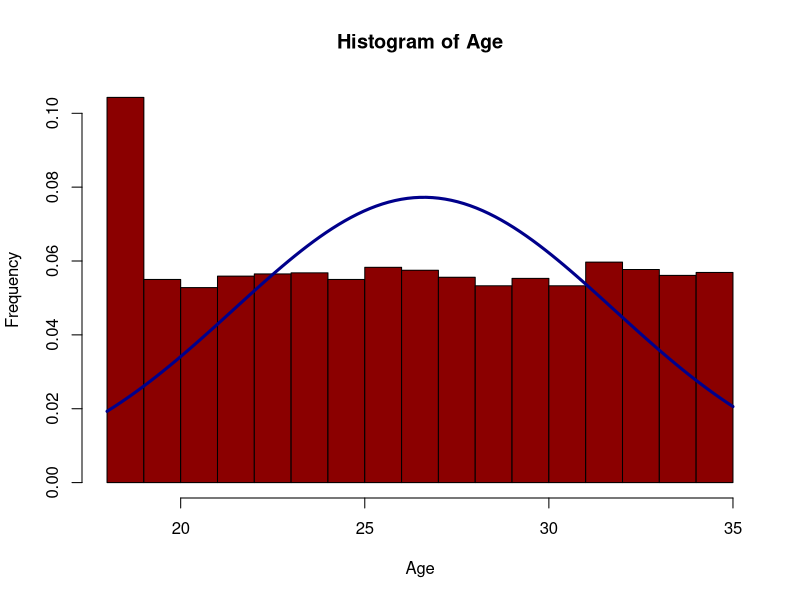
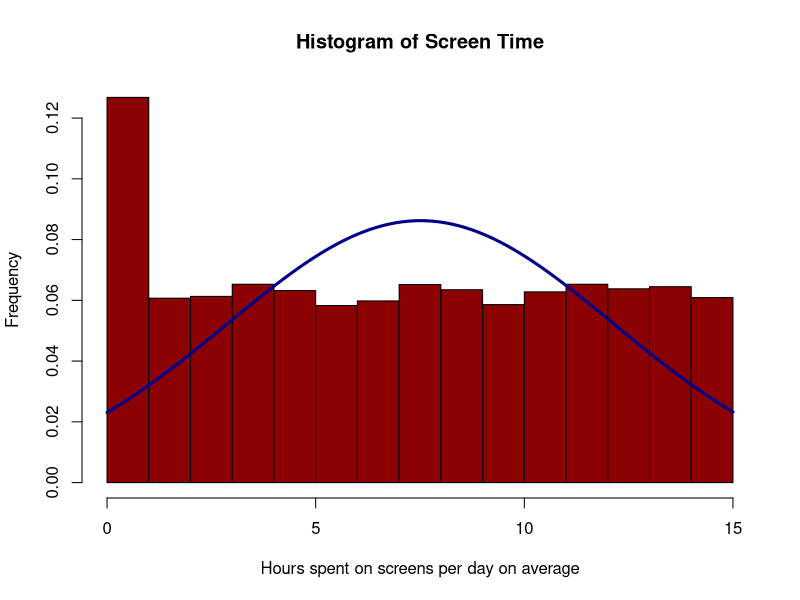
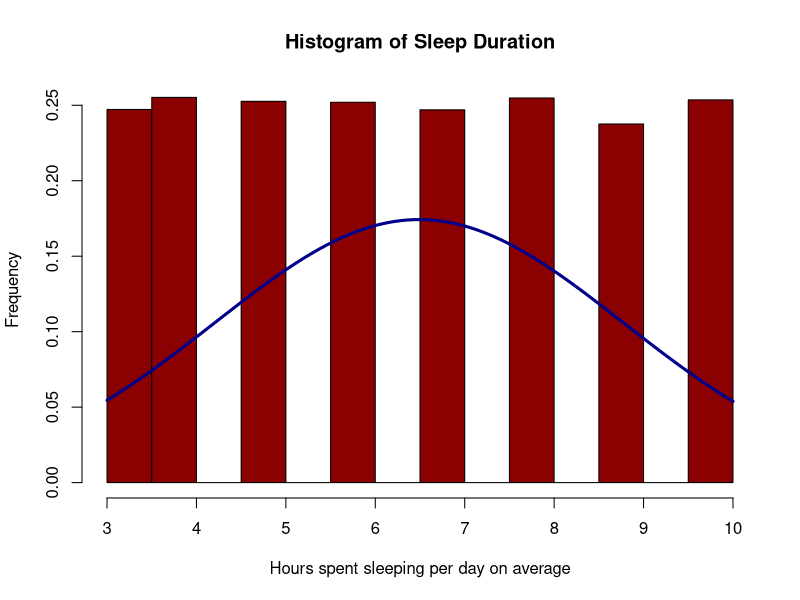
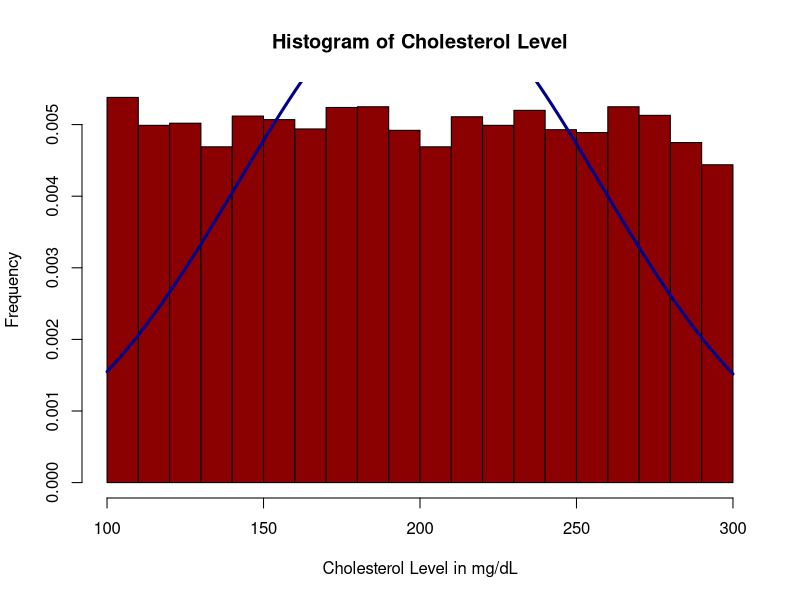
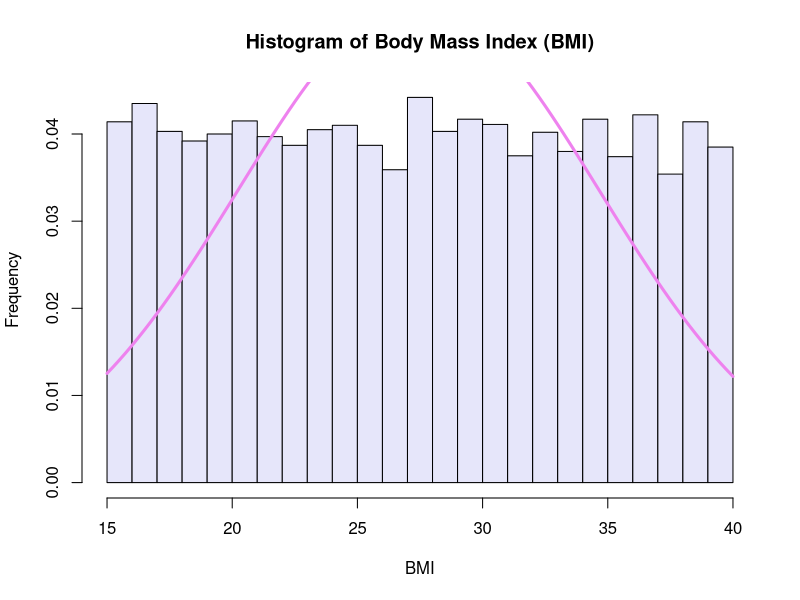
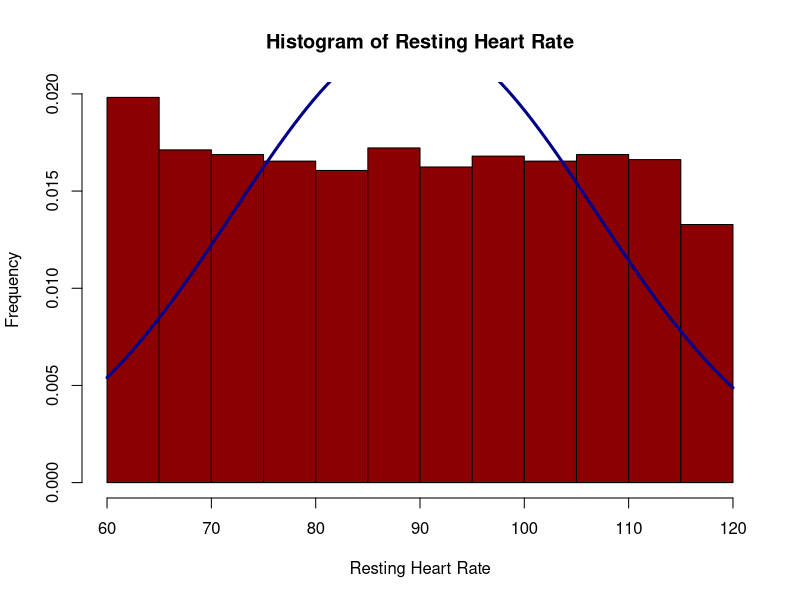
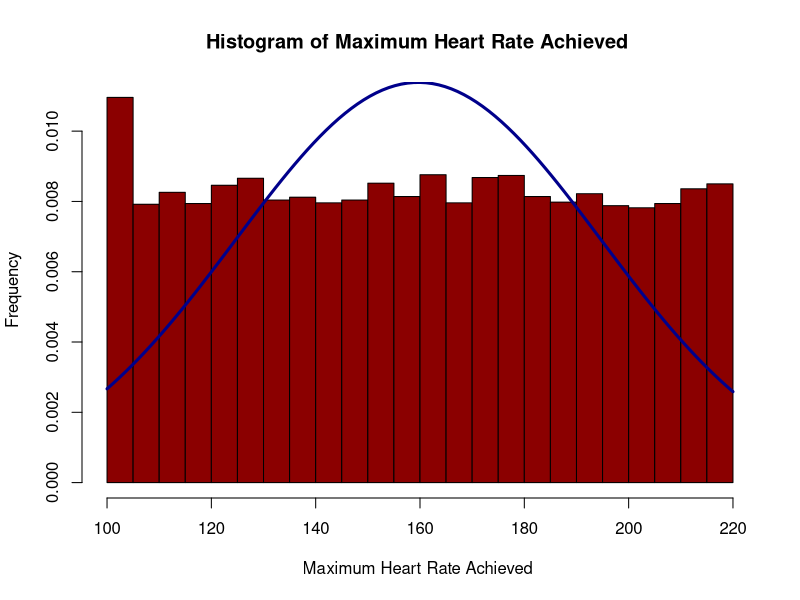
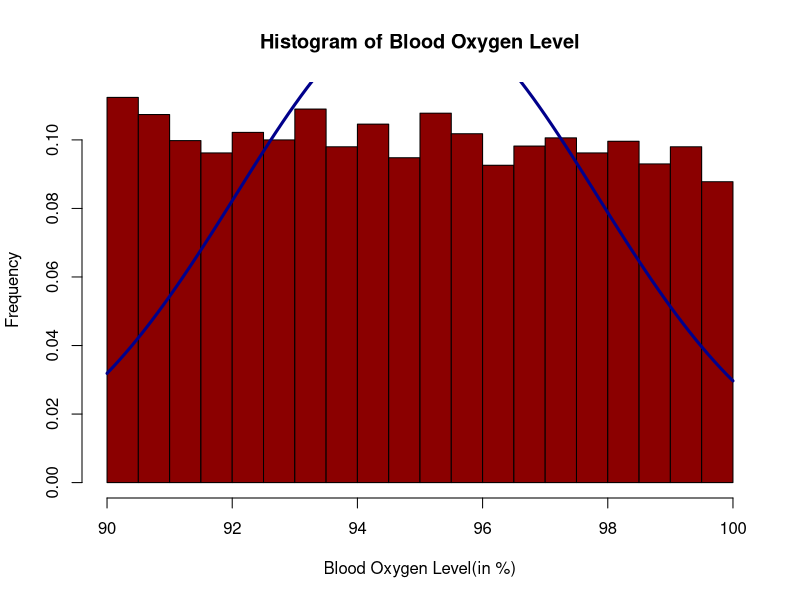

Source code (R) for these figures, in order:
#Import the CSV file in R 
# Run from the repository root (in RStudio: Session > Set Working Directory)
data_set=read.csv("data/data.csv", header=TRUE, sep=";")
attach(data_set)
View(data_set) #to visualize the data
summary(data_set)

#Graphs in 1 variable: Histograms compared to standard normal distribution 
hist(Age, main="Histogram of Age", 
               xlab="Age", ylab="Frequency",
               breaks=20, col="darkred", probability=TRUE)
normal_distribution=curve(dnorm(x, mean(Age), sd=sd(Age)), 
                          col="darkblue", add=TRUE, lwd=3)

hist(Screen, main="Histogram of Screen Time", 
               xlab="Hours spent on screens per day on average", ylab="Frequency",
               breaks=20, col="darkred", probability=TRUE)
normal_distribution=curve(dnorm(x, mean(Screen), sd=sd(Screen)), 
                          col="darkblue", add=TRUE, lwd=3)

hist(Sleep, main="Histogram of Sleep Duration", 
               xlab="Hours spent sleeping per day on average", ylab="Frequency",
               breaks=20, col="darkred", probability=TRUE)
normal_distribution=curve(dnorm(x, mean(Sleep), sd=sd(Sleep)), 
                          col="darkblue", add=TRUE, lwd=3)

hist(Cholesterol, main="Histogram of Cholesterol Level", 
               xlab="Cholesterol Level in mg/dL", ylab="Frequency",
               breaks=20, col="darkred", probability=TRUE)
normal_distribution=curve(dnorm(x, mean(Cholesterol), sd=sd(Cholesterol)), 
                          col="darkblue", add=TRUE, lwd=3)

hist(BMI, main="Histogram of Body Mass Index (BMI)", 
               xlab="BMI", ylab="Frequency",
               breaks=20, col="lavender", probability=TRUE)
normal_distribution=curve(dnorm(x, mean(BMI), sd=sd(BMI)), 
                          col="violet", add=TRUE, lwd=3)

hist(RHR, main="Histogram of Resting Heart Rate", 
               xlab="Resting Heart Rate", ylab="Frequency",
               breaks=20, col="darkred", probability=TRUE)
normal_distribution=curve(dnorm(x, mean(RHR), sd=sd(RHR)), 
                          col="darkblue", add=TRUE, lwd=3)

hist(MHRA, main="Histogram of Maximum Heart Rate Achieved ", 
               xlab="Maximum Heart Rate Achieved ", ylab="Frequency",
               breaks=20, col="darkred", probability=TRUE)
normal_distribution=curve(dnorm(x, mean(MHRA), sd=sd(MHRA)), 
                          col="darkblue", add=TRUE, lwd=3)

hist(BloodOxygen, main="Histogram of Blood Oxygen Level", 
               xlab="Blood Oxygen Level(in %)", ylab="Frequency",
               breaks=20, col="darkred", probability=TRUE)
normal_distribution=curve(dnorm(x, mean(BloodOxygen), sd=sd(BloodOxygen)), 
                          col="darkblue", add=TRUE, lwd=3)

hist(Triglyceride, main="Histogram of Triglyceride", 
               xlab="Triglyceride Level (mg/dL)", ylab="Frequency",
               breaks=20, col="darkred", probability=TRUE)
normal_distribution=curve(dnorm(x, mean(Triglyceride), sd=sd(Triglyceride)), 
                          col="darkblue", add=TRUE, lwd=3)

#Graphs in 1 variable: BarPlots
barplot(table(Smoking),main = "Smoking Status",
        col = "grey",
        ylab = "Frequency")

barplot(table(Alcohol),
        main = "Alcohol Consumption",
        col = "brown",
        ylab = "Frequency")

barplot(table(Diet),
        main = "Diet Type",
        col = "green",
        ylab = "Frequency")

barplot(table(UR),
        main = "Rural vs Urban",
        col = "lavender",
        ylab = "Frequency")

barplot(table(Gender),
        main = "Gender",
        col = "red",
        ylab = "Frequency")

barplot(table(SES),
        main = "Socioeconomic Status",
        col = "gold",
        ylab = "Frequency")

barplot(table(PhysicalA),
        main = "Physical Activity",
        col = "blue",
        ylab = "Frequency")

barplot(table(FamilyHistory),
        main = "Family History",
        col = "purple",
        ylab = "Frequency")

barplot(table(ECG),
        main = "ECG Type",
        col = "lightyellow",
        ylab = "Frequency")

barplot(table(Diabetes),
        main = "Diabetes Status",
        col = "navy",
        ylab = "Frequency")

barplot(table(Stress),
        main = "Stress Level",
        col = "pink",
        ylab = "Frequency")

barplot(table(Hypertension),
        main = "Hypertension Status",
        col = "forestgreen",
        ylab = "Frequency")

barplot(table(ChestPain),
        main = "Chest Pain Type",
        col = "red",
        ylab = "Frequency")

barplot(table(HeartAttack),
        main = "Heart Attack Risk",
        col = "maroon",
        ylab = "Frequency")

HeartAttack2=as.factor(HeartAttack)

#Graphs in 2 variables: Boxplots
boxplot(Age ~ HeartAttack2, data = data_set,
        main = "Age by Heart Attack Outcome",
        xlab = "Heart Attack Outcome",
        ylab = "Age",
        col = c("lightblue", "lightgreen"))

boxplot(Screen ~ HeartAttack2, data = data_set,
        main = "Screen Time by Heart Attack Outcome",
        xlab = "Heart Attack Outcome",
        ylab = "Hours spent on screens per day on average",
        col = c("lightblue", "lightgreen"))

boxplot(Sleep ~ HeartAttack2, data = data_set,
        main = "Sleep Duration by Heart Attack Outcome",
        xlab = "Heart Attack Outcome",
        ylab = "Hours spent sleeping per day on average",
        col = c("lightblue", "lightgreen"))

boxplot(Cholesterol ~ HeartAttack2, data = data_set,
        main = "Cholesterol Level by Heart Attack Outcome",
        xlab = "Heart Attack Outcome",
        ylab = "Cholesterol Level in mg/dL",
        col = c("lightblue", "lightgreen"))

boxplot(BMI ~ HeartAttack2, data = data_set,
        main = "Body Mass Index by Heart Attack Outcome",
        xlab = "BMI",
        ylab = "Cholesterol Level in mg/dL",
        col = c("lightblue", "lightgreen"))

boxplot(RHR ~ HeartAttack2, data = data_set,
        main = "Resting Heart Rate by Heart Attack Outcome",
        xlab = "Resting Heart Rate",
        ylab = "Cholesterol Level in mg/dL",
        col = c("lightblue", "lightgreen"))

boxplot(MHRA ~ HeartAttack2, data = data_set,
        main = "Maximum Heart Rate Achieved by Heart Attack Outcome",
        xlab = "Maximum Heart Rate Achieved ",
        ylab = "Cholesterol Level in mg/dL",
        col = c("lightblue", "lightgreen"))

boxplot(BloodOxygen ~ HeartAttack2, data = data_set,
        main = "Blood Oxygen Levels by Heart Attack Outcome",
        xlab = "Heart Attack Outcome",
        ylab = "Blood Oxygen Levels (in %)",
        col = c("lightblue", "lightgreen"))

boxplot(Triglyceride ~ HeartAttack2, data = data_set,
        main = "Triglyceride Level by Heart Attack Outcome",
        xlab = "Heart Attack Outcome",
        ylab = "Triglyceride Level (mg/dL)",
        col = c("lightblue", "lightgreen"))



#Graphs in 2 variables: Barplots
table1 = table(Gender, HeartAttack)
barplot(table1, beside=TRUE, col=c("pink", "lightblue", "lavender"), 
        legend = rownames(table1), main="Gender vs Heart Attack Likelihood", 
        xlab="Heart Attack Likelihood", ylab="Count")

table2 = table(UR, HeartAttack)
barplot(table2, beside=TRUE, col=c("pink", "lightblue"), 
        legend = rownames(table2), main="UR type vs Heart Attack Likelihood", 
        xlab="Heart Attack Likelihood", ylab="Count")

table3 = table(SES, HeartAttack)
barplot(table3, beside=TRUE, col=c("pink", "lightblue", "lavender"), 
        legend = rownames(table3), main="SES vs Heart Attack Likelihood", 
        xlab="Heart Attack Likelihood", ylab="Count")

table4 = table(Smoking, HeartAttack)
barplot(table4, beside=TRUE, col=c("pink", "lightblue", "lavender"), 
        legend = rownames(table4), main="Smoking Habits vs Heart Attack Likelihood", 
        xlab="Heart Attack Likelihood", ylab="Count")

table5 = table(Alcohol, HeartAttack)
barplot(table5, beside=TRUE, col=c("pink", "lightblue", "lavender"), 
        legend = rownames(table5), main="Alcohol consumption vs Heart Attack Likelihood", 
        xlab="Heart Attack Likelihood", ylab="Count")

table6 = table(Diet, HeartAttack)
barplot(table6, beside=TRUE, col=c("pink", "lightblue", "lavender"), 
        legend = rownames(table6), main="Diet vs Heart Attack Likelihood", 
        xlab="Heart Attack Likelihood", ylab="Count")

table7 = table(PhysicalA, HeartAttack)
barplot(table7, beside=TRUE, col=c("pink", "lightblue", "lavender"), 
        legend = rownames(table7), main="Physical Activity vs Heart Attack Likelihood", 
        xlab="Heart Attack Likelihood", ylab="Count")

table8 = table(FamilyHistory, HeartAttack)
barplot(table8, beside=TRUE, col=c("pink", "lightblue", "lavender"), 
        legend = rownames(table8), main="Family History vs Heart Attack Likelihood", 
        xlab="Heart Attack Likelihood", ylab="Count")

table9 = table(Diabetes, HeartAttack)
barplot(table9, beside=TRUE, col=c("pink", "lightblue"), 
        legend = rownames(table9), main="Diabetes vs Heart Attack Likelihood", 
        xlab="Heart Attack Likelihood", ylab="Count")

table10 = table(Hypertension, HeartAttack)
barplot(table10, beside=TRUE, col=c("pink", "lightblue"), 
        legend = rownames(table10), main="Hypertension vs Heart Attack Likelihood", 
        xlab="Heart Attack Likelihood", ylab="Count")

table11 = table(Stress, HeartAttack)
barplot(table11, beside=TRUE, col=c("pink", "lavender", "lightblue"), 
        legend = rownames(table11), main="Stress level vs Heart Attack Likelihood", 
        xlab="Heart Attack Likelihood", ylab="Count")

table12 = table(ECG, HeartAttack)
barplot(table12, beside=TRUE, col=c("pink", "lightblue"), 
        legend = rownames(table12), main="ECG vs Heart Attack Likelihood", 
        xlab="Heart Attack Likelihood", ylab="Count")

table13 = table(ChestPain, HeartAttack)
barplot(table13, beside=TRUE, col=c("pink", "lightblue", "lavender", "lightgreen"), 
        legend = rownames(table13), main="Chest pain vs Heart Attack Likelihood", 
        xlab="Heart Attack Likelihood", ylab="Count")


#Likelihood Ratio Test
if (!requireNamespace("lmtest", quietly=TRUE)) install.packages("lmtest")
library(lmtest)
reduced_model = glm(HeartAttack2 ~ 1, data=data_set, family=binomial)

model_1 = glm(HeartAttack2 ~ Age, data=data_set, family=binomial)
lrtest(reduced_model, model_1)

model_2 = glm(HeartAttack2 ~ Gender, data=data_set, family=binomial)
lrtest(reduced_model, model_2)

model_3=glm(HeartAttack2 ~ UR, data=data_set, family=binomial)
lrtest(reduced_model, model_3)

model_4=glm(HeartAttack2 ~ SES, data=data_set, family=binomial)
lrtest(reduced_model, model_4)

model_5=glm(HeartAttack2 ~ Smoking, data=data_set, family=binomial)
lrtest(reduced_model, model_5)

model_6=glm(HeartAttack2 ~ Diet, data=data_set, family=binomial)
lrtest(reduced_model, model_6)

model_7=glm(HeartAttack2 ~ PhysicalA, data=data_set, family=binomial)
lrtest(reduced_model, model_7)

model_8=glm(HeartAttack2 ~ Screen, data=data_set, family=binomial)
lrtest(reduced_model, model_8)

model_9=glm(HeartAttack2 ~ Sleep, data=data_set, family=binomial)
lrtest(reduced_model, model_9)

model_10=glm(HeartAttack2 ~ FamilyHistory, data=data_set, family=binomial)
lrtest(reduced_model, model_10)

model_11=glm(HeartAttack2 ~ Diabetes, data=data_set, family=binomial)
lrtest(reduced_model, model_11)

model_12=glm(HeartAttack2 ~ Hypertension, data=data_set, family=binomial)
lrtest(reduced_model, model_12)

model_13=glm(HeartAttack2 ~ Cholesterol, data=data_set, family=binomial)
lrtest(reduced_model, model_13)

model_14=glm(HeartAttack2 ~ BMI, data=data_set, family=binomial)
lrtest(reduced_model, model_14)

model_15=glm(HeartAttack2 ~ Stress, data=data_set, family=binomial)
lrtest(reduced_model, model_15)

model_17=glm(HeartAttack2 ~ RHR, data=data_set, family=binomial)
lrtest(reduced_model, model_17)

model_18=glm(HeartAttack2 ~ ECG, data=data_set, family=binomial)
lrtest(reduced_model, model_18)

model_19=glm(HeartAttack2 ~ ChestPain, data=data_set, family=binomial)
lrtest(reduced_model, model_19)

model_20=glm(HeartAttack2 ~MHRA, data=data_set, family=binomial)
lrtest(reduced_model, model_20)

model_21=glm(HeartAttack2 ~ BloodOxygen, data=data_set, family=binomial)
lrtest(reduced_model, model_21)

model_22=glm(HeartAttack2 ~ Triglyceride, data=data_set, family=binomial)
lrtest(reduced_model, model_22)

#Logistic Regression 
full_model0=full_model = glm(HeartAttack2 ~ Gender + Diet + PhysicalA + Age + 
 Hypertension + Diabetes + ChestPain + UR + SES + Smoking + Screen + Sleep + 
 BMI + Cholesterol + BloodOxygen + RHR + ECG + FamilyHistory, data = data_set, family = binomial)
summary(full_model0)


#Logistic Regression With Interactions
full_model = glm(HeartAttack2 ~ Gender + Diet + PhysicalA + Age + 
    Hypertension + Diabetes + ChestPain + Gender*Diet*PhysicalA + 
    Hypertension*Age + Hypertension*Diabetes + Hypertension*Diabetes*ChestPain +
    Age*Gender*Diet, data = data_set, family = binomial)
summary(full_model)



#LASSO penalization 
if (!requireNamespace("glmnet", quietly=TRUE)) install.packages("glmnet")
library(glmnet)

formula = HeartAttack2 ~ Gender + Diet + PhysicalA + Age + 
  Hypertension + Diabetes + ChestPain + Gender*Diet*PhysicalA + 
  Hypertension*Age + Hypertension*Diabetes + Hypertension*Diabetes*ChestPain +
  Age*Gender*Diet

#Build the model matrix 
X_mat = model.matrix(as.formula(formula), data = data_set)[ , -1] # drop the intercept column

# 10-fold cross-validation to find the optimal lambda
cv_LASSO <- cv.glmnet(x=X_mat, y=HeartAttack2, alpha   = 1, # alpha=1 -> LASSO
family  = "binomial", nfolds  = 10)

# Extract the lambda that minimizes cross-validation error
best_lambda=cv_LASSO$lambda.min

# Fit the final LASSO model with the best lambda
LASSO_model <- glmnet(x= X_mat, y= HeartAttack2, alpha   = 1, lambda  = best_lambda,
  family  = "binomial")

#Check which coefficients are not 0 
coef(LASSO_model)

#Suppose the LASSO_model is our final model
coefs=coef(LASSO_model)

#Identify the row names (predictors) where coefficient is not 0
nonzero_rows = rownames(coefs)[which(coefs != 0)]

#Subset the columns to non-zero (excluding (Intercept))
nonzero_predictors=setdiff(nonzero_rows, "(Intercept)")

#Build the reduced model matrix
X_mat_reduced = X_mat[, nonzero_predictors, drop = FALSE]

df_reduced = data.frame(HeartAttack2, X_mat_reduced)

#Reduced Logistic Model 
reduced_model2 = glm(HeartAttack2 ~ ., data    = df_reduced, family  = binomial)

#Compare AIC e BIC with the original full model
AIC(reduced_model2, full_model)
BIC(reduced_model2, full_model)

#Likelihood Ratio Test
lrtest(reduced_model2, full_model)
